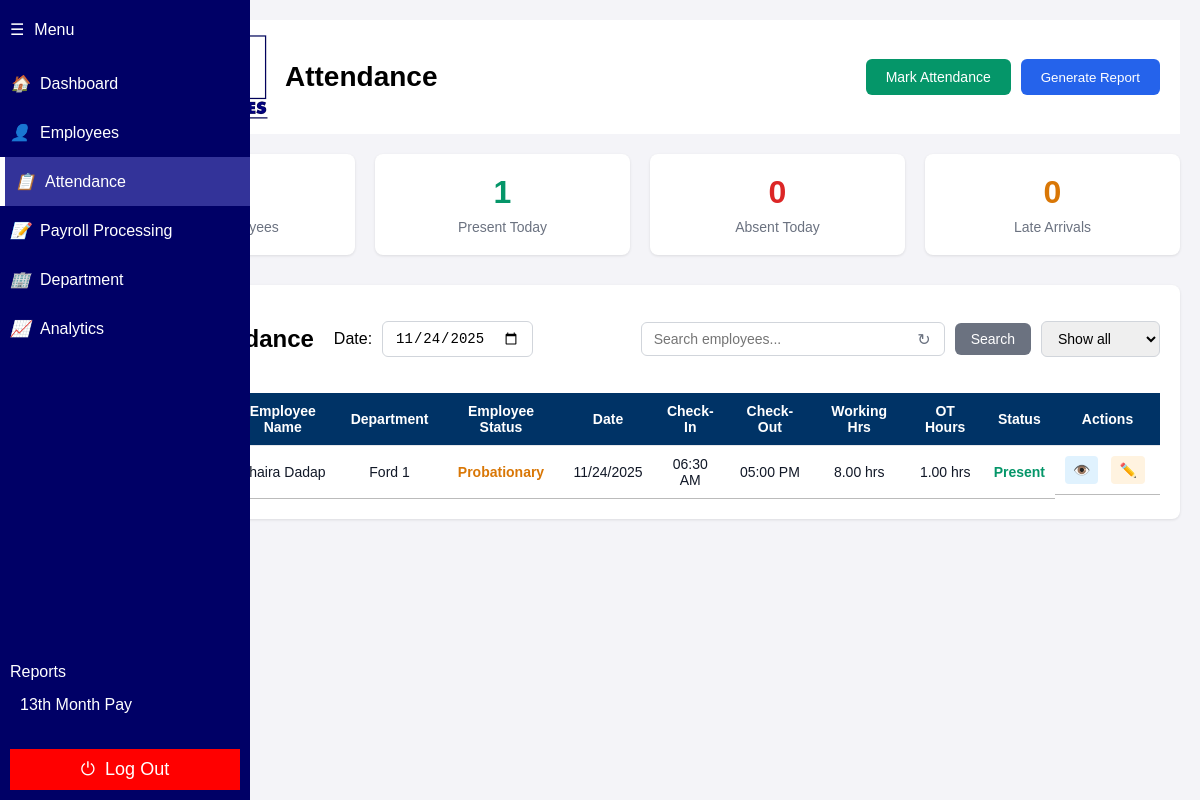
The app's page /admin/attendance.php?date=2025-11-24 (signed in) with its own data.
### tables this page shows
CREATE TABLE `attendance` (
  `id` int(11) NOT NULL,
  `employee_no` varchar(20) NOT NULL,
  `date` date NOT NULL,
  `time_in` time DEFAULT NULL,
  `time_out` time DEFAULT NULL,
  `status` enum('Present','Absent','Late') NOT NULL,
  `created_at` timestamp NOT NULL DEFAULT current_timestamp()
);

CREATE TABLE `employees` (
  `id` int(11) NOT NULL,
  `employee_no` varchar(20) NOT NULL,
  `name` varchar(100) NOT NULL,
  `department_name` varchar(50) NOT NULL,
  `date_hired` date NOT NULL,
  `basic_pay` decimal(10,2) NOT NULL,
  `fixed_allowance` decimal(10,2) DEFAULT 0.00,
  `fixed_deduction` decimal(10,2) DEFAULT 0.00,
  `profile_picture` varchar(255) DEFAULT NULL,
  `shift` varchar(20) DEFAULT 'Morning',
  `status` enum('Probationary','Regular','Resigned','Terminated') DEFAULT 'Probationary',
  `created_at` timestamp NOT NULL DEFAULT current_timestamp()
);

### admin/attendance.php (the view, shortened to what this page needs)
<?php
$host = 'localhost';
$dbname = 'employee_managements';
$username = 'root';
$password = '';
try {
    $conn = new PDO("mysql:host=$host;dbname=$dbname", $username, $password);
    $conn->setAttribute(PDO::ATTR_ERRMODE, PDO::ERRMODE_EXCEPTION);
} catch(PDOException $e) {
    die("Connection failed: " . $e->getMessage());
}
$currentDate = date('Y-m-d');
$selectedDate = $_GET['date'] ?? $currentDate;
$employees = [];
try {
    $stmt = $conn->prepare("SELECT id, employee_no, name, department_name FROM employees WHERE status != 'Terminated' ORDER BY name");
    $stmt->execute();
    $employees = $stmt->fetchAll(PDO::FETCH_ASSOC);
} catch(PDOException $e) {
    $error = "Error fetching employees: " . $e->getMessage();
}
$attendance = [];
$presentCount = 0;
$absentCount = 0;
$lateCount = 0;
try {
    $stmt = $conn->prepare("
        SELECT
            a.id,
            a.date,
            a.time_in,
            a.time_out,
            a.status,
            e.employee_no,
            e.name,
            e.department_name,
            e.status AS employee_status
        FROM employees e
        LEFT JOIN attendance a
            ON e.employee_no = a.employee_no  -- FIX: Join on employee_no, not id
           AND a.date = :date
        WHERE e.status != 'Terminated'
        ORDER BY e.name
    ");
    $stmt->bindParam(':date', $selectedDate);
    $stmt->execute();
    $attendance = $stmt->fetchAll(PDO::FETCH_ASSOC);
    foreach ($attendance as $record) {
        switch ($record['status']) {
            case 'Present':
                $presentCount++;
                break;
        }
    }
} catch(PDOException $e) {
    $error = "Error fetching attendance: " . $e->getMessage();
}
$totalEmployees = count($employees);
?>
<!DOCTYPE html>
<html lang="en">
<head>
</head>
<body>
  <div class="sidebar">
    <div class="logo-section">
      <span class="menu-icon">☰</span>
    </div>
    <nav>
      <ul>
        <li data-page="admin-dashboard.php"><i class="icon">🏠</i><span>Dashboard</span></li>
        <li data-page="employees.php"><i class="icon">👤</i><span>Employees</span></li>
        <li data-page="attendance.php" class="active"><i class="icon">📋</i><span>Attendance</span></li>
        <li data-page="payroll.php"><i class="icon">📝</i><span>Payroll Processing</span></li>
        <li data-page="department.php"><i class="icon">🏢</i><span>Department</span></li>
        <li data-page="analytics.php"><i class="icon">📈</i><span>Analytics</span></li>
      </ul>
    </nav>
    <div class="reports">
      <ul>
        <li data-page="13th-month.php"><span>13th Month Pay</span></li>
      </ul>
    </div>
    <div class="sidebar-footer">
      <button class="power-btn" onclick="if(confirm('Are you sure you want to log out?')) window.location.href='?logout=1'">⏻<span> Log Out</span></button>
    </div>
  </div>
  <div class="main-content">
    <div class="header-logo">
      <img src="download-removebg-preview (14).png" alt="Logo" class="logo-img"/>
      <span class="logo-text-right">Attendance</span>
      <div style="margin-left: auto; display: flex; gap: 10px;">
        <button onclick="showMarkAttendanceModal()" class="btn-mark">Mark Attendance</button>
        <button onclick="generateReport()" style="padding: 10px 20px; background-color: #2563eb; color: white; border: none; border-radius: 6px; cursor: pointer;">Generate Report</button>
      </div>
    </div>
    <div class="card-boxes">
      <div class="card-box">
        <h2 style="color: #111827;"><?= $totalEmployees ?></h2>
        <p>Total Employees</p>
      </div>
      <div class="card-box">
        <h2 style="color: #059669;"><?= $presentCount ?></h2>
        <p>Present Today</p>
      </div>
      <div class="card-box">
        <h2 style="color: #dc2626;"><?= $absentCount ?></h2>
        <p>Absent Today</p>
      </div>
      <div class="card-box">
        <h2 style="color: #d97706;"><?= $lateCount ?></h2>
        <p>Late Arrivals</p>
      </div>
    </div>
    <div class="attendance-container">
      <div class="header-controls">
        <div style="display: flex; align-items: center;">
          <h2>Daily Attendance</h2>
          <div class="date-selector">
            <label for="attendanceDate">Date:</label>
            <input type="date" id="attendanceDate" value="<?= $selectedDate ?>" onchange="fetchAttendanceByDate(this.value)">
          </div>
        </div>
        <div class="search-container">
          <div class="search-input-container">
            <input type="text" id="attendanceSearch" class="search-input" placeholder="Search employees...">
            <button id="attendanceReloadButton" class="reload-button">↻</button>
          </div>
          <button id="attendanceSearchButton" class="search-button">Search</button>
          <select id="statusFilter" class="filter-select">
            <option value="All">Show all</option>
          </select>
        </div>
      </div>
      <?php if (empty($attendance)): ?>
        <div style="text-align: center; padding: 40px; color: #6b7280;">
          <p style="font-size: 18px; margin-bottom: 8px;">No employees found</p>
          <p style="font-size: 14px;">Please add employees first</p>
        </div>
      <?php else: ?>
      <table>
        <thead>
          <tr>
            <th>Employee No.</th>
            <th>Employee Name</th>
            <th>Department</th>
            <th>Employee Status</th>
            <th>Date</th>
            <th>Check-In</th>
            <th>Check-Out</th>
            <th>Working Hrs</th>
            <th>OT Hours</th>
            <th>Status</th>
            <th>Actions</th>
          </tr>
        </thead>
        <tbody id="attendanceBody">
          <?php foreach ($attendance as $record): ?>
          <tr data-status="<?= htmlspecialchars($record['status'] ?? '') ?>"
              data-employee="<?= htmlspecialchars($record['name']) ?>"
              data-department="<?= htmlspecialchars($record['department_name']) ?>"
              data-empno="<?= htmlspecialchars($record['employee_no']) ?>"
              data-empstatus="<?= htmlspecialchars($record['employee_status']) ?>">
            <td><?= htmlspecialchars($record['employee_no']) ?></td>
            <td><?= htmlspecialchars($record['name']) ?></td>
            <td><?= htmlspecialchars($record['department_name']) ?></td>
            <td>
              <?php
                $empStatus = $record['employee_status'] ?? 'Unknown';
                $empStatusClass = strtolower(str_replace(' ', '-', $empStatus));
              ?>
              <span class="emp-status emp-status-<?= $empStatusClass ?>">
                <?= htmlspecialchars($empStatus) ?>
              </span>
            </td>
            <td><?= date('m/d/Y', strtotime($selectedDate)) ?></td>
            <td><?= $record['time_in'] ? date('h:i A', strtotime($record['time_in'])) : '-' ?></td>
            <td><?= $record['time_out'] ? date('h:i A', strtotime($record['time_out'])) : '-' ?></td>
            <td>
              <?php
              if ($record['time_in'] && $record['time_out']) {
                  $timeIn  = strtotime($record['time_in']);
                  $timeOut = strtotime($record['time_out']);
                  $totalHours = ($timeOut - $timeIn) / 3600;
                  $totalHours = max(0, $totalHours - 1);
                  $shiftEnd   = strtotime('16:00:00');
                  $otHours    = 0;
                  if ($timeOut > $shiftEnd) {
                      $otHours = ($timeOut - $shiftEnd) / 3600;
                  }
                  $normalHours = max(0, min(8, $totalHours - $otHours));
                  echo number_format($normalHours, 2) . ' hrs';
              } else {
                  echo '0 hrs';
              }
              ?>
            </td>
            <td>
              <?php
              if ($record['time_in'] && $record['time_out']) {
                  $timeOut = strtotime($record['time_out']);
                  $shiftEnd = strtotime('16:00:00');
                  $otHours  = 0;
                  if ($timeOut > $shiftEnd) {
                      $otHours = ($timeOut - $shiftEnd) / 3600;
                  }
                  echo number_format(max(0, $otHours), 2) . ' hrs';
              } else {
                  echo '0 hrs';
              }
              ?>
            </td>
            <td class="status-<?= strtolower(str_replace(' ', '', $record['status'] ?? 'notmarked')) ?>">
              <?= $record['status'] ? htmlspecialchars($record['status']) : 'Not Marked' ?>
            </td>
            <td class="action-buttons">
              <?php if ($record['id']): ?>
                <button class="action-btn view-btn" onclick="viewAttendance(<?= $record['id'] ?>)">👁️</button>
                <button class="action-btn edit-btn" onclick="editAttendance(<?= $record['id'] ?>)">✏️</button>
              <?php endif; ?>
            </td>
          </tr>
          <?php endforeach; ?>
        </tbody>
      </table>
      <?php endif; ?>
    </div>
  </div>
</body>
</html>

### admin/attendance.php (style rules this page uses)
body { margin: 0; font-family: Arial, sans-serif; background-color: #f4f4f8; }
.sidebar { width: 80px; background-color: #000066; height: 100vh; color: white; position: fixed; display: flex; flex-direction: column; transition: width 0.3s ease; overflow: hidden; }
.logo-section { padding: 20px 10px; display: flex; align-items: center; gap: 10px; }
nav ul, .reports ul { list-style: none; padding: 0; margin: 0; }
nav ul li, .reports ul li { padding: 15px 10px; display: flex; align-items: center; gap: 10px; cursor: pointer; transition: background-color 0.3s ease; border-radius: 0; }
nav ul li.active, .reports ul li.active { background-color: #333399; border-left: 5px solid white; border-radius: 0; }
.reports { margin-top: auto; padding: 10px; color: white; }
.sidebar-footer { padding: 10px; }
.power-btn { font-size: 18px; background-color: red; color: white; border: none; padding: 10px; width: 100%; display: flex; align-items: center; gap: 10px; cursor: pointer; justify-content: center; border-radius: 0; }
.main-content { margin-left: 80px; padding: 20px; }
.header-logo { display: flex; align-items: center; gap: 15px; margin-bottom: 20px; background-color: white; padding: 15px 20px; border-radius: 0; }
.logo-img { width: 150px; height: auto; }
.logo-text-right { font-size: 28px; font-weight: bold; color: black; }
table { width: 100%; margin-top: 10px; border-collapse: collapse; }
table th { background-color: #003366; color: white; padding: 10px; text-align: center; }
table td { padding: 10px; border-bottom: 1px solid #bbb; text-align: center; }
.action-btn { border: none; color: white; padding: 4px 6px; margin-right: 5px; cursor: pointer; font-size: 12px; border-radius: 0; }
.status-present { color: #059669; font-weight: bold; }
.btn-mark { background-color: #059669; color: white; border: none; padding: 10px 20px; border-radius: 6px; font-size: 14px; font-weight: 500; cursor: pointer; }
.action-buttons { display: flex; gap: 8px; }
.action-btn { padding: 6px 8px; border: none; border-radius: 4px; cursor: pointer; font-size: 14px; }
.view-btn { background-color: #e0f2fe; color: #0277bd; }
.edit-btn { background-color: #fff3e0; color: #f57c00; }
.header-controls { display: flex; justify-content: space-between; align-items: center; margin-bottom: 20px; flex-wrap: wrap; gap: 15px; }
.date-selector { display: flex; align-items: center; gap: 10px; margin-left: 20px; }
.date-selector input { padding: 8px 12px; border: 1px solid #d1d5db; border-radius: 6px; font-size: 14px; }
.search-container { display: flex; gap: 10px; align-items: center; }
.search-input-container { position: relative; }
.search-input { padding: 8px 40px 8px 12px; border: 1px solid #d1d5db; border-radius: 6px; font-size: 14px; width: 250px; }
.reload-button { position: absolute; right: 8px; top: 50%; transform: translateY(-50%); background: none; border: none; cursor: pointer; color: #6b7280; font-size: 16px; }
.search-button { background-color: #6b7280; color: white; border: none; padding: 8px 16px; border-radius: 6px; font-size: 14px; cursor: pointer; }
.filter-select { padding: 8px 12px; border: 1px solid #d1d5db; border-radius: 6px; font-size: 14px; }
.card-boxes { display: grid; grid-template-columns: repeat(auto-fit, minmax(200px, 1fr)); gap: 20px; margin-bottom: 30px; }
.card-box { background: white; padding: 20px; border-radius: 8px; box-shadow: 0 1px 3px rgba(0,0,0,0.1); text-align: center; }
.card-box h2 { font-size: 2rem; margin: 0 0 8px 0; font-weight: bold; }
.card-box p { margin: 0; color: #6b7280; font-size: 14px; }
.attendance-container { background: white; border-radius: 8px; padding: 20px; box-shadow: 0 1px 3px rgba(0,0,0,0.1); }
table { width: 100%; border-collapse: collapse; margin-top: 15px; }
th, td { padding: 12px; text-align: left; border-bottom: 1px solid #e5e7eb; }
th { background-color: #f9fafb; font-weight: 600; color: #374151; font-size: 14px; }
td { font-size: 14px; color: #111827; }
.emp-status-probationary { color: #d97706; font-weight: bold; }

### records on screen
attendance: employees.name "Shaira Dadap", employees.department_name "Ford 1", employees.status "Probationary", time_in "06:30 AM", time_out "05:00 PM", normalHours "8.00", time_out "1.00", status "Present"

### other values on screen
$presentCount "1"
$absentCount "0"
$lateCount "0"
